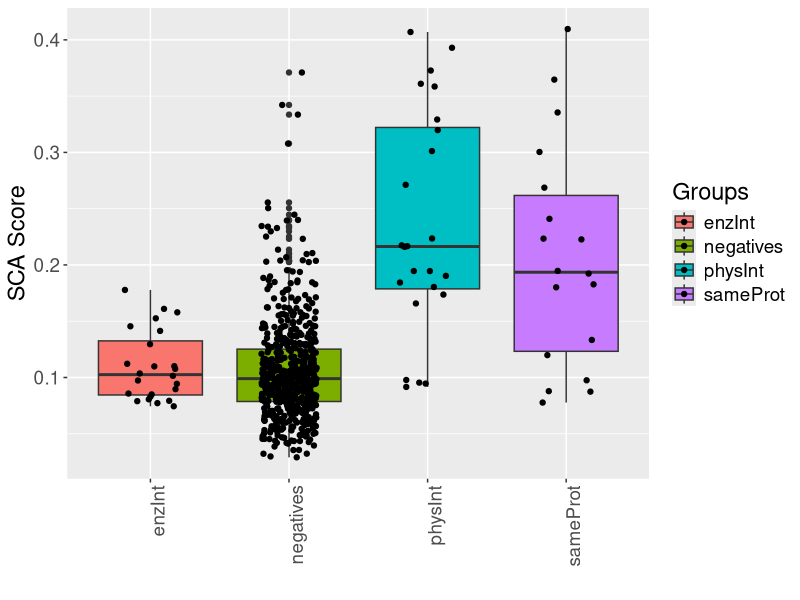
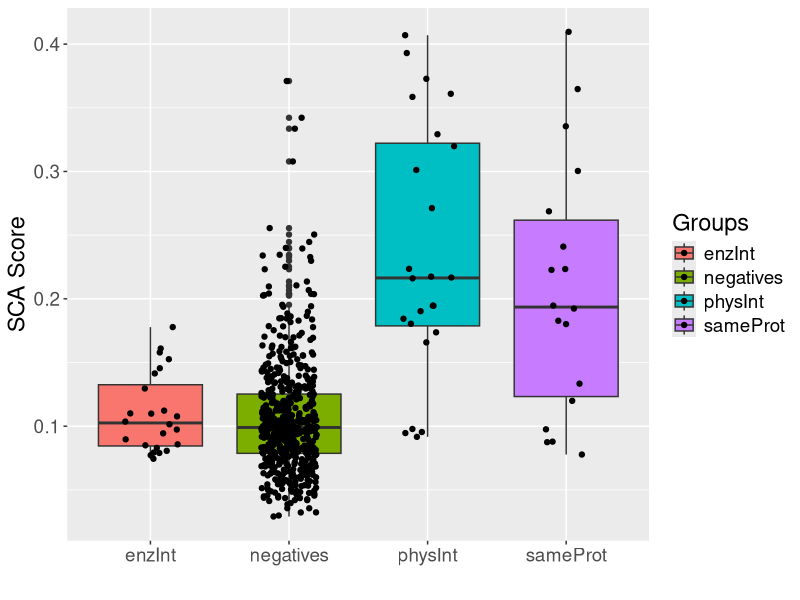
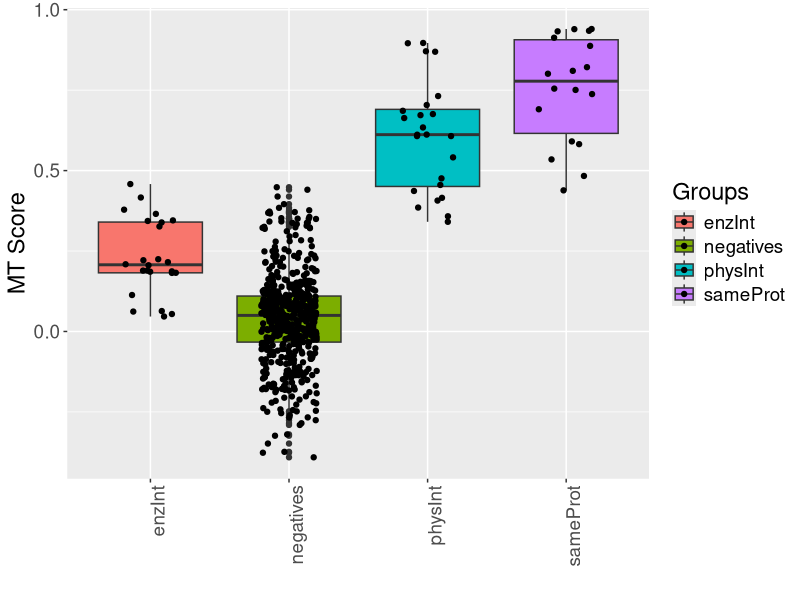

Recreate these plots in R, in order.

##read the SCA and MT score data from specific directory

setwd("/project/hackathon/hackers11/shared/team3/xuexin")
options(stringsAsFactors=F)
sca<-read.table("sca_result.csv",header=F,sep=",")
sca<-as.matrix(sca)
mt<-read.table("mt_result.csv",header=F,sep=",")
mt<-as.matrix(mt)

#import package for boxplot
library(ggplot2)

group.name=c("sameProt","physInt","enzInt","negatives")

##construct the dataframe of SCA score
sca.score=c()
sca.label=c()

for(i in 1:nrow(sca)){
	dd=as.vector(sca[i,])
	sca.score=c(sca.score,na.omit(sca[i,]))
	tmp=rep(group.name[i],length(na.omit(sca[i,])))
	sca.label=c(sca.label,tmp)
}


sca.dataframe=data.frame(score=sca.score,Groups=sca.label)

library(ggplot2)

pdf("sca_boxplot.pdf")
ggplot(sca.dataframe, aes(x=Groups, y=score,fill=Groups)) + geom_boxplot()+geom_point(position = position_jitterdodge()) +theme(text = element_text(size=17), axis.text.x = element_text(angle=90, hjust=1))+ylab("SCA Score")+xlab("")
ggplot(sca.dataframe, aes(x=Groups, y=score,fill=Groups)) + geom_boxplot()+geom_point(position = position_jitterdodge()) +theme(text = element_text(size=17))+ylab("SCA Score")+xlab("")

dev.off()

##construct the dataframe of MT score
mt.score=c()
mt.label=c()

for(i in 1:nrow(mt)){
	dd=as.vector(mt[i,])
	mt.score=c(mt.score,na.omit(mt[i,]))
	tmp=rep(group.name[i],length(na.omit(mt[i,])))
	mt.label=c(mt.label,tmp)
}


mt.dataframe=data.frame(score=mt.score,Groups=mt.label)

pdf("mt_boxplot.pdf")
ggplot(mt.dataframe, aes(x=Groups, y=score,fill=Groups)) + geom_boxplot()+geom_point(position = position_jitterdodge()) +theme(text = element_text(size=17), axis.text.x = element_text(angle=90, hjust=1))+ylab("MT Score")+xlab("")
dev.off()


